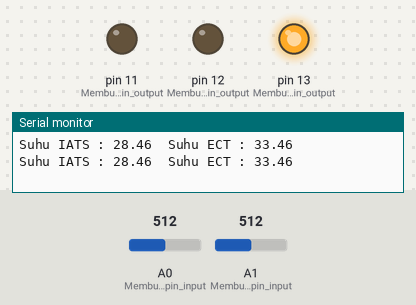
Bench run of a sketch on a simulated Arduino Uno, built with avr-gcc and run on an emulated ATmega328P. On the bench: output pins drawn as LEDs (lit = HIGH), the last lines printed to the serial monitor. The test bench sets the inputs (shaded band); at power-on: A1 (Membuat_pin_input) = 512, A0 (Membuat_pin_input) = 512.

Above: at 2.8 s.
2.9 s: A1 (Membuat_pin_input) set to 158
5.6 s: A1 (Membuat_pin_input) set to 131
At 6.7 s:
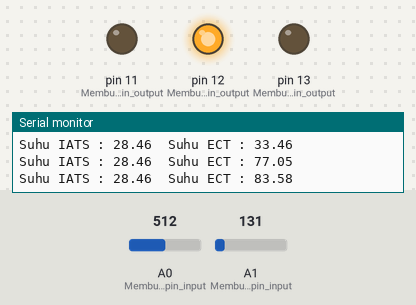
8.3 s: A1 (Membuat_pin_input) set to 90
11.2 s: A1 (Membuat_pin_input) set to 73
At 12.7 s:
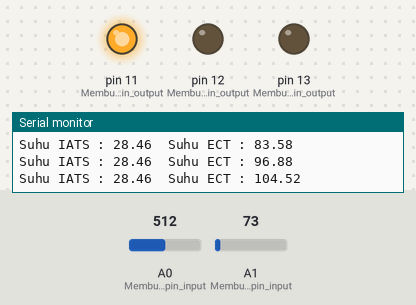
13.9 s: A1 (Membuat_pin_input) set to 110
At 15.5 s:
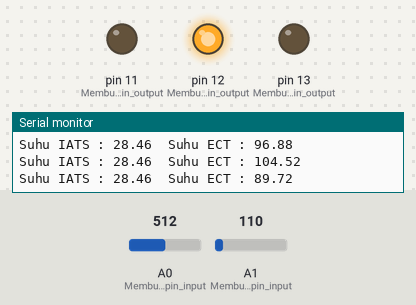
16.6 s: A1 (Membuat_pin_input) set to 70
At 18.6 s:
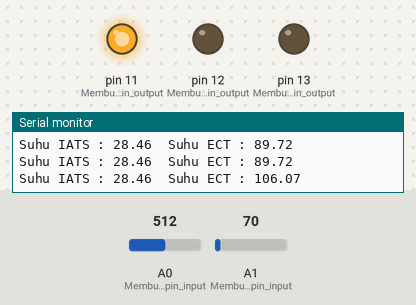
Timing chart, 0 to 20.1 s (numbered marks = the images above; inputs shaded):
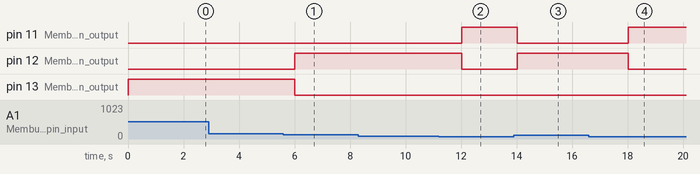

The sketch:

SensorIATSdanECT.ino
```cpp
#define RT0 86000
#define VCC 5
#define B 3977
#define R 86000

#define RT1 7200
#define R1 7200


void setup()
{
 pinMode(A0,INPUT); //Membuat pin input
 pinMode(A1,INPUT); //Membuat pin input
 Serial.begin(9600);
 pinMode(13,OUTPUT); //Membuat pin output
 pinMode(12,OUTPUT); //Membuat pin output
 pinMode(11,OUTPUT); //Membuat pin output
}

void loop()
{
 float T0 = 25 + 273.15;

 float suhu_1 = analogRead(A0); //Memasukkan nilai A0 ke suhu 1
 float suhu_2 = analogRead(A1); //Memasukkan nilai A1 ke suhu 2

 // Sensor IATS
 suhu_1 = (5.00 / 1023.00) * suhu_1 ; //Rumus Suhu
 float voltage_1 = VCC - suhu_1;
 float RT = suhu_1 / (voltage_1/R);
 float ln = log(RT/RT0);
 float sensor1 = (1/((ln/B) + (1/T0)));
 sensor1 = (sensor1 - 250.15) - 19.5 ;


// Sensor ECT
 suhu_2 = (5.00 / 1023.00) * suhu_2 ; //Rumus Suhu
 float voltage_2 = VCC - suhu_2;
 float RT2 = suhu_2 / (voltage_2/R1);
 float ln1 = log(RT2/RT1);
 float sensor2 = (1/((ln1/B) + (1/T0)));
 sensor2 = (sensor2 - 249.15) - 15.5 ;

 //Print Hasil ke Serial Monitor
 Serial.print("Suhu IATS : ");
 Serial.print(sensor1);
 Serial.print("  Suhu ECT : ");
 Serial.println(sensor2);

// Settingan Output LED
// Jika Low Lampu Padam
// Jika High Lampu Menyala
  if (sensor2 < 80)
  {
    digitalWrite(11, LOW);
    digitalWrite(12, LOW);
    digitalWrite(13, HIGH);
  }
  if (sensor2 >= 80  && sensor2<=100)
  {
    digitalWrite(11, LOW);
    digitalWrite(12, HIGH);
    digitalWrite(13, LOW);
  }
  if (sensor2 > 100)
  {
    digitalWrite(11, HIGH);
    digitalWrite(12, LOW);
    digitalWrite(13, LOW);
  }
 delay (2000);
}
```

Measured:
- the behaviour switches between 146 and 145 on A1 (Membuat_pin_input) (found by bisection; images 0 and 1)
- the behaviour switches between 83 and 82 on A1 (Membuat_pin_input) (found by bisection; images 1 and 2)
- after the input at 5.6 s, pin 12 (Membuat_pin_output): LOW → HIGH after 0.41 s; pin 13 (Membuat_pin_output): HIGH → LOW after 0.41 s
- after the input at 11.2 s, pin 11 (Membuat_pin_output): LOW → HIGH after 0.81 s; pin 12 (Membuat_pin_output): HIGH → LOW after 0.81 s
- after the input at 13.9 s, pin 11 (Membuat_pin_output): HIGH → LOW after 0.12 s; pin 12 (Membuat_pin_output): LOW → HIGH after 0.12 s
- after the input at 16.6 s, pin 11 (Membuat_pin_output): LOW → HIGH after 1.4 s; pin 12 (Membuat_pin_output): HIGH → LOW after 1.4 s
